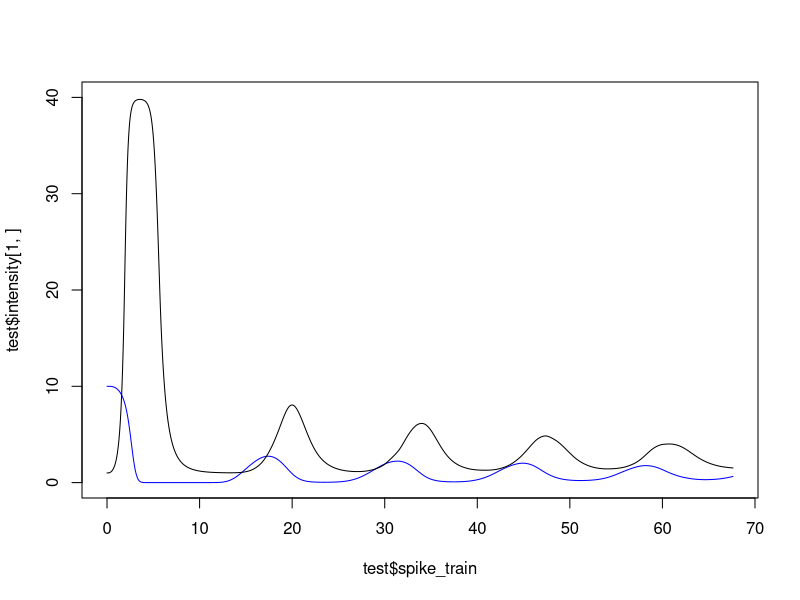
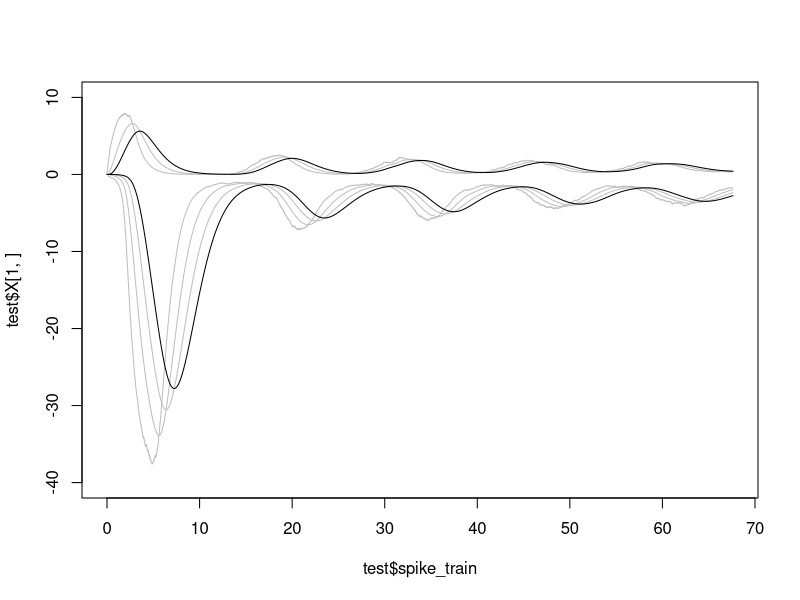

Recreate these plots in R, in order.
  library(expm)
  
  simul_Hawkes_Erlang<-function(nb_pop, nb_neuron, intensity_function, c_vec, nu_vec = rep(1,nb_pop), eta_vec, X_init, nb_points = 10000)
  {
    # The function simulates the multiclass Hawkes process model of Ditlevsen and Locherbach (2016)
    # “nb_pop" is the number of sub-populations
    # "nb_neuron" is a vector of length nb_pop. Coordinate k is the number of neurons in population k.
    # "intensity_function" is a list of length nb_pop. Each coordinate is the function that maps the potential to the intensity. We assume that the intensity functions are non decreasing
    # c, nu and eta refer to the paper Ditlevsen and Locherbach (2016). CAREFUL : eta corresponds to eta+1 in the paper.
    # "c_vec" is a vector of length nb_pop. Coordinate k is the multiplicative constant for the interaction function from population k+1 to population k. Can be positive or negative
    # "nu_vec" is a vector of length nb_pop. Coordinate k is the time constant in the exponential for the interaction function from population k+1 to population k.
    # "eta_vec" is a vector of length nb_pop. Coordinate k is the memory order for the interaction function from population k+1 to population k.
    # "X_init" is a vector of length eta_1 x eta_2 x ... x eta_n. It gives the initial condition for the potential and memory variables.
    # The simulation stops when the dominating processes have produced "nb_points" spike.
    # Output : a list of length 3
    # Let N denote the total number of spikes simulated
    # $spike_train is a vector of length N with all the spiking times
    # $type is a vector of length N with the indices of the spiking neurons
    # $intensity is a matrix "nb_pop" x N with the intensity values for each population at each spiking time
    t = 0
    X = X_init
    lambda_bound = intensity_bound(X, nb_pop, eta_vec, intensity_function)
    points = rep(0, nb_points)
    type = rep(0, nb_points)
    intensity = matrix(0, nrow = nb_pop, ncol = nb_points)
    X_in_time = matrix(0, nrow = length(X_init), ncol = nb_points)
    A = linear_ODE_matrix(nu_vec, eta_vec)
    for (i in 1:nb_points)
    {
      dominant_ISI = rexp(nb_pop, nb_neuron*lambda_bound) # For each population we have the next possible spike
      spiking_pop = which.min(dominant_ISI)
      possible_ISI = dominant_ISI[spiking_pop]
      if ( possible_ISI==0 ){break} # To get out of a possible blow-up
      t = t + possible_ISI
      new_X = expAtv(A, X, possible_ISI)$eAtv # Update of X via the flow of the ODE
      # new_X = X + possible_ISI*(A%*%X)        Take only the linear term in the exponential (this is not so bad because our time steps between two spikes are very short)
      new_lambda = intensity(X, nb_pop, eta_vec, intensity_function)
      if ( new_lambda[spiking_pop]==Inf ){break} # To get out of a possible blow-up
      test1 = rbinom(1,1,prob = new_lambda[spiking_pop]/lambda_bound[spiking_pop]) # If test = 1 then one neuron of the population emits a spike
      if (test1)
      {
        neuron_number = sample(1:(nb_neuron[spiking_pop]), 1) # the spiking neuron is uniform over the population
        if (spiking_pop == 1) {influenced_pop = nb_pop} # Get the index of the population influenced by the spike
        else {influenced_pop = spiking_pop - 1}
        X = new_X
        X[ sum(eta_vec[0:influenced_pop]) ] = X[ sum(eta_vec[0:influenced_pop]) ] + c_vec[influenced_pop]/nb_neuron[spiking_pop]
        lambda_bound = intensity_bound(X, nb_pop, eta_vec, intensity_function)
        # Store the values
        points[i] = t
        type[i] = sum(nb_neuron[0:(spiking_pop-1)]) + neuron_number # the index of the spiking neuron
        intensity[,i] = new_lambda
        X_in_time[,i] = X
      }
      else
      {
        X = new_X
        lambda_bound = intensity_bound(X, nb_pop, eta_vec, intensity_function)
      }
    }
    good_index=which(points!=0)
    return(list(spike_train = points[good_index], type = type[good_index], intensity = intensity[,good_index], X = X_in_time[,good_index], time = t))
  }
  
  
  intensity <- function(X, nb_pop, eta_vec, intensity_function)
    # Output : a vector of length "nb_pop". Coordinate k is the upper-bound of the intensity in population k in case of no spike until +Inf.
    # If "potential" is positive then the bound is f("potential")
    # If "potential" is negative then the bound is f(0)
  {
    value = rep(0, nb_pop)
    for (k in 1:nb_pop)
    {
      potential = X[sum(eta_vec[0:(k-1)]) + 1]
      value[k] = intensity_function[[k]](potential)
    }
    return(value)
  }
  
  
  intensity_bound <- function(X, nb_pop, eta_vec, intensity_function)
    # Output : a vector of length "nb_pop". Coordinate k is the upper-bound of the intensity in population k in case of no spike until +Inf.
    # If "potential" is positive then the bound is f("potential")
    # If "potential" is negative then the bound is f(0)
  {
    bound = rep(0, nb_pop)
    for (k in 1:nb_pop)
    {
      potential = X[sum(eta_vec[0:(k-1)]) + 1]
      bound[k] = intensity_function[[k]]( max(potential, 0) )
    }
    return(bound)
  }
  
  
  linear_ODE_matrix <- function(nu_vec, eta_vec)
    # Constructs the matrix of the linear ODE from nu_vec and eta_vec
  {
    dimension = sum(eta_vec)
    A = matrix(0, nrow = dimension, ncol = dimension)
    nb_pop = length(nu_vec)
    D = c()
    for (k in 1:nb_pop)
    {
      D = c(D, rep(-nu_vec[k], eta_vec[k]))
    }
    diag(A) <- D
    upper = c()
    for (k in 1:(nb_pop-1))
    {
      upper = c(upper, rep(1, eta_vec[k]-1), 0)
    }
    upper = c(upper, rep(1, eta_vec[nb_pop]-1))
    indx <- 1:(dimension-1)
    A[cbind(indx,indx+1)] <- upper
    return(A)
  }
  
  
  ### USAGE ###
  ## To reproduce Figure 1 in Eva and Susane's paper
  nb_pop = 2
  nb_neuron = rep(100, 2)
  f1 <- function(x)
  {
    if (x<log(20)) {return(10*exp(x))}
    else {return( 400/(1+400*exp(-2*x)) )}
  }
  f2 <- function(x)
  {
    if (x<log(20)) {return(exp(x))}
    else {return( 40/(1+400*exp(-2*x)) )}
  }
  intensity_function = list(f1,f2)
  c_vec = c(-1, 1)
  nu_vec = rep(1, 2)
  eta_vec = c(3, 2) + 1   # In comparison with the paper of Eva and Susanne, we take eta+1 instead of eta
  X_init = rep(0, sum(eta_vec))
  
  test = simul_Hawkes_Erlang(nb_pop, nb_neuron, intensity_function, c_vec, nu_vec, eta_vec, X_init, nb_points = 100000)
  
  plot(test$spike_train, test$intensity[1,], type='l', ylim = c(0,40), col='blue')
  lines(test$spike_train, test$intensity[2,],col='black')
  
  plot(test$spike_train, test$X[1,], type = 'n', ylim = c(-40,10))
  for (i in 2:4)
  {
    lines(test$spike_train, test$X[i,], col='grey')
  }
  lines(test$spike_train, test$X[1,])
  for (i in 6:7)
  {
    lines(test$spike_train, test$X[i,], col='grey')
  }
  lines(test$spike_train, test$X[5,])

  
  
